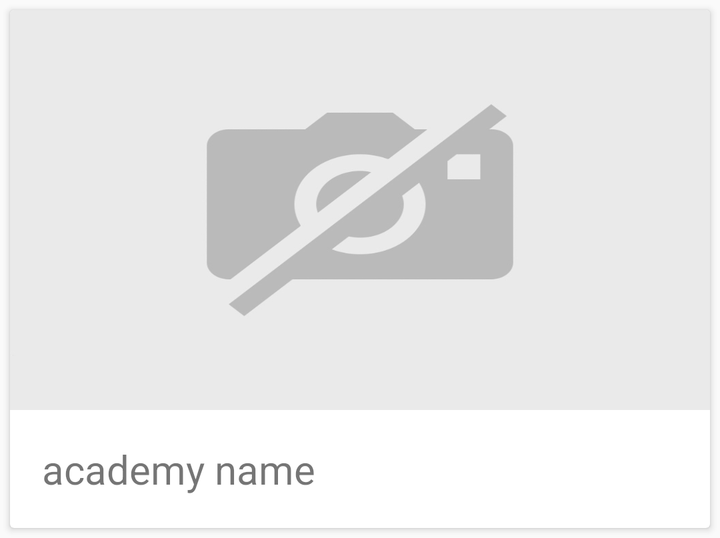
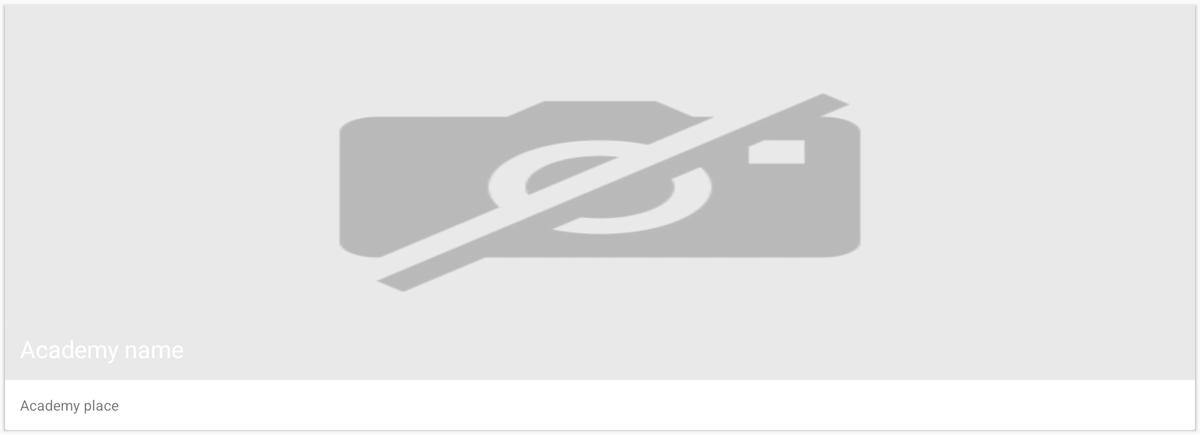

The same Android screen from two of the app's own layout files: first res/layout/ as a phone draws it, then the repository's variant for another configuration, drawn on a device whose configuration selects that folder. Both files follow.
<!-- AndroidManifest.xml: application theme AppTheme -->
<!-- res/layout/card_academy.xml -->
<?xml version="1.0" encoding="utf-8"?>
<android.support.v7.widget.CardView
    xmlns:android="http://schemas.android.com/apk/res/android"
    xmlns:card_view="http://schemas.android.com/apk/res-auto"
    android:orientation="vertical"
    android:layout_width="match_parent"
    android:layout_height="wrap_content"
    android:id="@+id/cardview_academy"
    android:layout_margin="5dp"
    card_view:cardCornerRadius="@dimen/cardview_default_radius"
    card_view:cardElevation="@dimen/cardview_default_elevation"
    android:foreground="?selectableItemBackground"
    android:clickable="true">

    <LinearLayout
        android:layout_width="match_parent"
        android:layout_height="wrap_content"
        android:orientation="vertical"
        android:weightSum="1">

        <FrameLayout
            android:layout_width="match_parent"
            android:layout_height="0dp"
            android:layout_weight="0.80">

            <ImageView
                android:layout_width="match_parent"
                android:layout_height="200dp"
                android:id="@+id/item_image"
                android:layout_alignParentLeft="true"
                android:layout_alignParentTop="true"
                android:background="@drawable/no_photo"
                android:scaleType="centerCrop"
                />

            

        </FrameLayout>

        <LinearLayout
            android:layout_width="match_parent"
            android:layout_height="0dp"
            android:layout_weight="0.20"
            android:orientation="horizontal"
            android:paddingBottom="@dimen/cardview_margin"
            android:paddingRight="@dimen/cardview_margin"
            android:paddingTop="@dimen/cardview_margin">

            <TextView
                android:layout_width="0dp"
                android:layout_weight="0.92"
                android:layout_height="wrap_content"
                android:id="@+id/item_detail"
                android:layout_gravity="center"
                android:text="academy name"
                android:textSize="20sp"
                android:paddingLeft="@dimen/activity_horizontal_margin"
                />

            

        </LinearLayout>
    </LinearLayout>

</android.support.v7.widget.CardView>
<!-- resources referenced by this layout -->
<resources>
  <dimen name="activity_horizontal_margin">16dp</dimen>
  <dimen name="cardview_margin">16dp</dimen>
  <!-- drawable no_photo: jpg bitmap (drawable, 19508 bytes) -->
  <!-- from res/values-v21/ -->
  <style name="AppTheme" parent="Theme.AppCompat.Light.DarkActionBar">
          
          <item name="colorPrimary">@color/colorPrimary</item>
          <item name="colorPrimaryDark">@color/colorPrimaryDark</item>
          <item name="colorAccent">@color/colorAccent</item>
      </style>
  <color name="colorPrimary">#03A9F4</color>
  <color name="colorPrimaryDark">#0288D1</color>
  <color name="colorAccent">#8BC34A</color>
</resources>
<!-- res/layout-xlarge/card_academy.xml (the repository's variant of the layout above) -->
<!-- drawn on a large tablet held sideways -->
<?xml version="1.0" encoding="utf-8"?>
<android.support.v7.widget.CardView
    xmlns:android="http://schemas.android.com/apk/res/android"
    xmlns:card_view="http://schemas.android.com/apk/res-auto"
    android:orientation="vertical"
    android:layout_width="match_parent"
    android:layout_height="wrap_content"
    android:id="@+id/cardview_academy"
    android:layout_margin="5dp"
    card_view:cardCornerRadius="@dimen/cardview_default_radius"
    card_view:cardElevation="@dimen/cardview_default_elevation"
    android:foreground="?selectableItemBackground"
    android:clickable="true">

    <LinearLayout
        android:layout_width="match_parent"
        android:layout_height="wrap_content"
        android:orientation="vertical"
        android:weightSum="1">

        <FrameLayout
            android:layout_width="match_parent"
            android:layout_height="0dp"
            android:layout_weight="0.80">

            <ImageView
                android:layout_width="match_parent"
                android:layout_height="400dp"
                android:id="@+id/item_image"
                android:layout_alignParentLeft="true"
                android:layout_alignParentTop="true"
                android:background="@drawable/no_photo"
                android:scaleType="centerCrop"
                />

            <TextView
                android:layout_width="wrap_content"
                android:layout_height="wrap_content"
                android:id="@+id/item_title"
                android:textSize="25sp"
                android:padding="@dimen/activity_horizontal_margin"
                android:layout_gravity="start|bottom"
                android:textColor="@color/colorFacebookButtonText"
                android:text="Academy name"
                />

        </FrameLayout>

        <LinearLayout
            android:layout_width="match_parent"
            android:layout_height="0dp"
            android:layout_weight="0.20"
            android:orientation="horizontal"
            android:paddingBottom="@dimen/cardview_margin"
            android:paddingRight="@dimen/cardview_margin"
            android:paddingTop="@dimen/cardview_margin">

            <TextView
                android:layout_width="0dp"
                android:layout_weight="0.92"
                android:layout_height="wrap_content"
                android:id="@+id/item_detail"
                android:layout_gravity="center"
                android:text="Academy place"
                android:textSize="15sp"
                android:paddingLeft="@dimen/activity_horizontal_margin"
                />

            <ImageView
                android:layout_width="0dp"
                android:layout_weight="0.08"
                android:layout_height="20dp"
                android:id="@+id/item_image_trophy"
                android:layout_gravity="center"
                android:scaleType="centerInside"
                />

        </LinearLayout>
    </LinearLayout>

</android.support.v7.widget.CardView>
<!-- resources referenced by the variant -->
<!-- as a large tablet held sideways resolves them -->
<resources>
  <color name="colorFacebookButtonText">#ffffff</color>
  <dimen name="activity_horizontal_margin">16dp</dimen>
  <dimen name="cardview_margin">16dp</dimen>
  <!-- drawable no_photo: jpg bitmap (drawable, 19508 bytes) -->
  <!-- from res/values-v21/ -->
  <style name="AppTheme" parent="Theme.AppCompat.Light.DarkActionBar">
          
          <item name="colorPrimary">@color/colorPrimary</item>
          <item name="colorPrimaryDark">@color/colorPrimaryDark</item>
          <item name="colorAccent">@color/colorAccent</item>
      </style>
  <color name="colorPrimary">#03A9F4</color>
  <color name="colorPrimaryDark">#0288D1</color>
  <color name="colorAccent">#8BC34A</color>
</resources>
